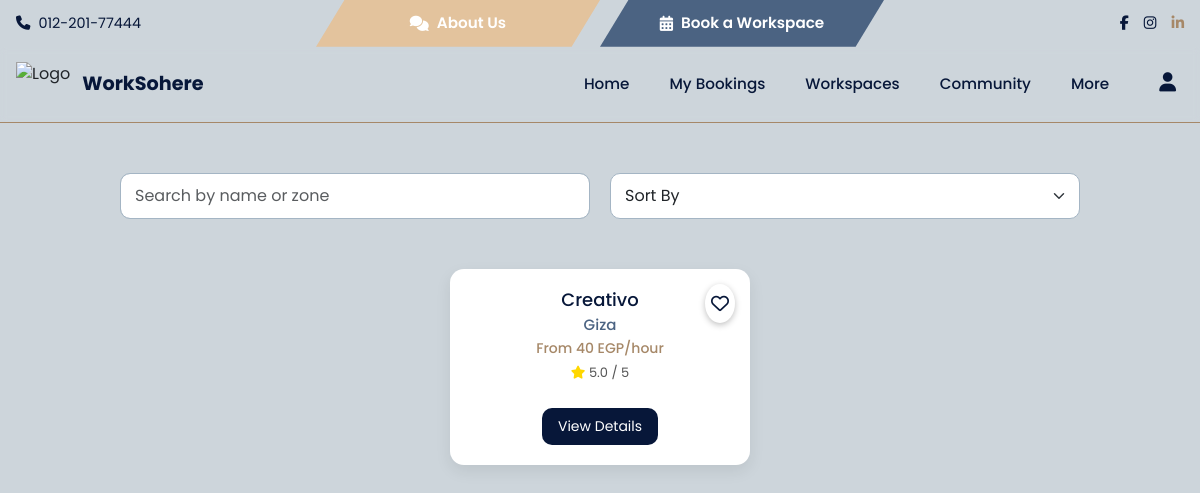
Page /workspaces_list.php (signed in) on the committed database.
### tables this page shows
CREATE TABLE `workspaces` (
  `workspace_id` int(11) NOT NULL,
  `user_id` int(11) NOT NULL,
  `name` varchar(255) NOT NULL,
  `location` varchar(255) NOT NULL,
  `description` longtext DEFAULT NULL,
  `price/hr` float DEFAULT NULL,
  `zone_id` int(11) NOT NULL,
  `created_at` timestamp NOT NULL DEFAULT current_timestamp(),
  `Availability` tinyint(4) NOT NULL DEFAULT 1,
  `latitude` float(10,6) NOT NULL,
  `longitude` float(10,6) NOT NULL
);

CREATE TABLE `zone` (
  `zone_id` int(11) NOT NULL,
  `zone_name` varchar(255) NOT NULL
);

### workspaces_list.php (the view, shortened to what this page needs)
<?php
include "nav.php";
$order_by = "workspaces.workspace_id";
$select_ws = "SELECT workspaces.*,
                     zone.zone_name,
                     rooms.images,
                     COALESCE(AVG(reviews.rating), 0) AS avg_rating,
                     MIN(rooms.`p/hr`) AS starting_price
              FROM `workspaces`
              JOIN `rooms` ON `workspaces`.`workspace_id` = `rooms`.`workspace_id`
              LEFT JOIN `zone` ON `workspaces`.`zone_id` = `zone`.`zone_id`
              LEFT JOIN `bookings` ON `rooms`.`room_id` = `bookings`.`room_id`
              LEFT JOIN `reviews` ON `bookings`.`booking_id` = `reviews`.`booking_id`
              WHERE `Availability`=2
              GROUP BY workspaces.workspace_id
              ORDER BY $order_by";
$run_select_ws = mysqli_query($connect, $select_ws);
$run_select_search = null;
?>
<!DOCTYPE html>
<html lang="en">
<head>
  <link href="https://cdn.jsdelivr.net/npm/bootstrap@5.3.0/dist/css/bootstrap.min.css" rel="stylesheet">
  <link href="https://cdnjs.cloudflare.com/ajax/libs/font-awesome/6.4.2/css/all.min.css" rel="stylesheet">
</head>
<body>
<div class="search-sort-container">
  <form method="post">
    <input type="text" id="searchText" name="text" class="form-control" placeholder="Search by name or zone">
  </form>
  <form method="post">
    <select name="sort" class="form-select" onchange="this.form.submit()">
      <option value="">Sort By</option>
    </select>
  </form>
</div>
<div class="container">
<?php
  $result_set = isset($_POST['search']) ? $run_select_search : $run_select_ws;
  if ($result_set && mysqli_num_rows($result_set) > 0) {
      foreach ($result_set as $index => $row) {
        $carouselId = "carousel" . $index;
        $is_favorite = false;
        if (isset($_SESSION['user_id'])) {
            $user_id = $_SESSION['user_id'];
            $workspace_id = $row['workspace_id'];
            $check_query = "SELECT * FROM favourite WHERE user_id = '$user_id' AND workspace_id = '$workspace_id'";
            $check_result = mysqli_query($connect, $check_query);
            $is_favorite = mysqli_num_rows($check_result) > 0;
        }
?>
  <div class="workspace-card" data-latitude="<?php echo $row['latitude']; ?>" data-longitude="<?php echo $row['longitude']; ?>">
    <div class="favorite-icon <?php echo $is_favorite ? 'active' : ''; ?>" onclick="toggleFavorite(this, <?php echo $row['workspace_id']; ?>)">
      <i class="<?php echo $is_favorite ? 'fa-solid' : 'fa-regular'; ?> fa-heart"></i>
    </div>
    <div id="<?php echo $carouselId; ?>" class="carousel slide">
      <button class="carousel-control-prev" type="button" data-bs-target="#<?php echo $carouselId; ?>" data-bs-slide="prev">
        <span class="carousel-control-prev-icon"></span>
      </button>
      <button class="carousel-control-next" type="button" data-bs-target="#<?php echo $carouselId; ?>" data-bs-slide="next">
        <span class="carousel-control-next-icon"></span>
      </button>
    </div>
    <div class="card-body">
      <h2><?php echo htmlspecialchars($row['name']); ?></h2>
      <h3><?php echo htmlspecialchars($row['zone_name']); ?></h3>
      <h4>From <?php echo htmlspecialchars($row['starting_price']); ?> EGP/hour</h4>
      <p class="rating"><i class="fas fa-star"></i> <?php echo number_format($row['avg_rating'], 1); ?> / 5</p>
      <a href="workspace_details.php?ws_id=<?php echo $row['workspace_id']; ?>" class="view-details">View Details</a>
    </div>
  </div>
<?php }} else echo "<p class='text-center'>No workspaces found.</p>"; ?>
</div>
</body>
</html>

### css/nav.css (style rules this page uses)
:root { --deep-navy: #071739; --steel-blue: #4B6382; --sky-blue: #A4B5C4; --cloud-grey: #CDD5DB; --warm-taupe: #A68868; --beige-cream: #E3C39D; --text-color: var(--deep-navy); --accent-color: var(--warm-taupe); --background-color: var(--cloud-grey); --highlight-color: var(--steel-blue); }
body { margin: 0; font-family: 'Poppins', 'Segoe UI', sans-serif; background-color: var(--background-color); }

### workspaces_list.php (style rules this page uses)
:root { --primary-color: #071739; --secondary-color: #4B6382; --info-color: #A4B5C4; --light-color: #CDD5DB; --accent-warm: #A68868; --accent-light: #E3C39D; --radius: 14px; --shadow: 0 6px 16px rgba(0, 0, 0, 0.08); --font-family: 'Poppins', sans-serif; }
body { font-family: var(--font-family); background-color: var(--light-color); margin: 0; padding: 0; }
.search-sort-container { display: flex; justify-content: space-between; align-items: center; flex-wrap: wrap; gap: 20px; padding: 20px; margin: 30px auto; max-width: 1000px; }
.search-sort-container form { flex: 1; min-width: 220px; }
.search-sort-container input, .search-sort-container select { padding: 10px 14px; border-radius: 10px; border: 1px solid var(--info-color); width: 100%; background-color: #fff; }
.container { display: flex; flex-wrap: wrap; justify-content: center; gap: 30px; padding-bottom: 60px; }
.workspace-card { width: 300px; background: #fff; border-radius: var(--radius); box-shadow: var(--shadow); overflow: hidden; transition: transform 0.3s; position: relative; }
.card-body { text-align: center; padding: 20px; }
.card-body h2 { font-size: 18px; color: var(--primary-color); margin-bottom: 6px; text-transform: capitalize; }
.card-body h3 { font-size: 15px; color: var(--secondary-color); margin-bottom: 6px; }
.card-body h4 { font-size: 14px; color: var(--accent-warm); margin-bottom: 6px; }
.card-body p.rating { font-size: 13px; color: #555; margin-bottom: 10px; }
.card-body p.rating i { color: gold; }
.view-details { background: var(--primary-color); color: white; padding: 8px 16px; border-radius: 10px; font-size: 14px; text-decoration: none; display: inline-block; margin-top: 10px; transition: background 0.3s ease; }
.favorite-icon { position: absolute; top: 15px; right: 15px; background: #ffffff; border-radius: 50%; padding: 6px; font-size: 18px; box-shadow: 0 2px 6px rgba(0, 0, 0, 0.25); cursor: pointer; color: var(--primary-color); transition: 0.2s ease; z-index: 10; }

### rows in the picture
workspaces: name "Creativo", zone.zone_name "Giza", starting_price "40", avg_rating "5.0"
